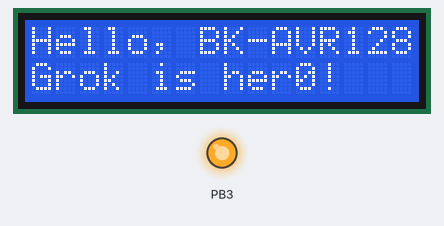
Recording of a program running on a simulated ATmega128, built with avr-gcc and emulated at 8 MHz. On the bench: 16×2 character LCD, output pins drawn as LEDs (lit = HIGH). Wiring (inferred from the signals the program sends): character LCD (HD44780): RS PC0; R/W PC1; E PC2; data PB4, PB5, PB6, PB7. Pins used as bus, display or sensor lines are not drawn.

Above: at 0.1 s.
At 9.6 s:
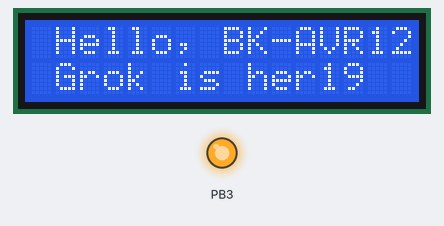
At 19.6 s:
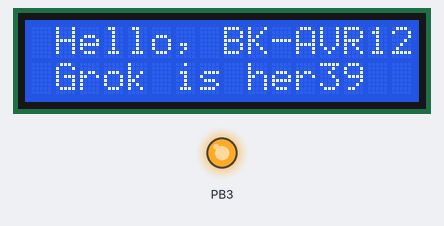
At 39.2 s:
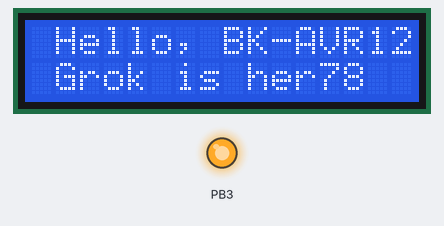
Timing chart, 0 to 40.0 s (numbered marks = the images above):
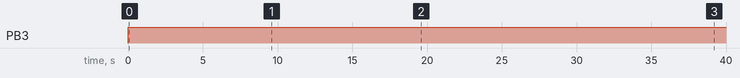

The program:

main.c
```c
#include "../lib/lcd.h"

int main(void) {
    // Initialize LCD in 4-bit mode
    LcdInit(LCD_MODE_4BIT);
    LcdStart(2, 16);  // 16x2 LCD

    // Display a welcome message
    LcdPrint("Hello, BK-AVR128!");
    LcdSetCursor(1, 0);
    LcdPrint("Grok is here!");

    // Enable backlight and show a counter
    LcdEnableBacklight();
    uint16_t counter = 0;

    while (1) {
        LcdSetCursor(1, 11);
        LcdPrintInt(counter++);
        _delay_ms(500);

        // Shift display for fun
        if (counter % 10 == 0) {
            LcdMoveLeft();
        } else if (counter % 5 == 0) {
            LcdMoveRight();
        }
    }

    return 0;
}
```

74hc573.c
```c
/**
 * @file 74hc573.c
 * @author Florin (enhanced by Grok)
 * @brief Implementation of 74HC573 latch control functions.
 */

 #include "74hc573.h"
 #include <avr/io.h>

 void LatchInit(void) {
     LATCH_DDR |= (1 << LATCH_OUT1) | (1 << LATCH_OUT2) | (1 << LATCH_OUT3); // Outputs
     LATCH_PORT &= ~((1 << LATCH_OUT1) | (1 << LATCH_OUT2) | (1 << LATCH_OUT3)); // All LOW initially
 }

 void LatchSegments_On(void) {
     LATCH_PORT |= (1 << LATCH_OUT1);
 }

 void LatchSegments_Off(void) {
     LATCH_PORT &= ~(1 << LATCH_OUT1);
 }

 void LatchDigits_On(void) {
     LATCH_PORT |= (1 << LATCH_OUT2);
 }

 void LatchDigits_Off(void) {
     LATCH_PORT &= ~(1 << LATCH_OUT2);
 }

 void LatchLeds_On(void) {
     LATCH_PORT |= (1 << LATCH_OUT3);
 }

 void LatchLeds_Off(void) {
     LATCH_PORT &= ~(1 << LATCH_OUT3);
 }
```

74hc573.h
```c
/**
 * @file 74hc573.h
 * @author Florin (enhanced by Grok)
 * @brief Library for controlling the 74HC573 latch on the BK-AVR128 board.
 * @details Manages three latch outputs (PF1, PF2, PF3) for segments, digits, and LEDs.
 */

 #ifndef HC573_H
 #define HC573_H

 #include <avr/io.h>

 // Latch Pin Definitions
 #define LATCH_DDR   DDRF    ///< Data Direction Register for latch
 #define LATCH_PORT  PORTF   ///< Output Port for latch
 #define LATCH_OUT1  PF1     ///< Latch output 1 (segments)
 #define LATCH_OUT2  PF2     ///< Latch output 2 (digits)
 #define LATCH_OUT3  PF3     ///< Latch output 3 (LEDs)

 /**
  * @brief Initialize the 74HC573 latch.
  * @note Configures PF1, PF2, PF3 as outputs.
  */
 void LatchInit(void);

 /**
  * @brief Enable the segments latch.
  * @note Sets PF1 HIGH to latch segment data.
  */
 void LatchSegments_On(void);

 /**
  * @brief Disable the segments latch.
  * @note Sets PF1 LOW.
  */
 void LatchSegments_Off(void);

 /**
  * @brief Enable the digits latch.
  * @note Sets PF2 HIGH to latch digit selection.
  */
 void LatchDigits_On(void);

 /**
  * @brief Disable the digits latch.
  * @note Sets PF2 LOW.
  */
 void LatchDigits_Off(void);

 /**
  * @brief Enable the LEDs latch.
  * @note Sets PF3 HIGH to latch LED states.
  */
 void LatchLeds_On(void);

 /**
  * @brief Disable the LEDs latch.
  * @note Sets PF3 LOW.
  */
 void LatchLeds_Off(void);

 #endif // HC573_H
```

i2c_lcd.c
```c
#include "i2c_lcd.h"

// LCD command constants (for HD44780 via PCF8574)
#define LCD_CMD_CLEAR       0x01
#define LCD_CMD_HOME        0x02
#define LCD_CMD_ENTRY_MODE  0x06
#define LCD_CMD_DISPLAY_ON  0x0C
#define LCD_CMD_FUNCTION_SET 0x28  // 4-bit, 2 lines, 5x8 font
#define LCD_BACKLIGHT_ON    0x08
#define LCD_BACKLIGHT_OFF   0x00
#define LCD_EN              0x04
#define LCD_RS              0x01

// Global variables
static uint8_t lcd_address;    // I2C address of the LCD
static uint8_t lcd_backlight;  // Backlight state
static uint8_t lcd_rows;       // Number of rows
static uint8_t lcd_cols;       // Number of columns

// Low-level I2C functions
static void i2c_init(void) {
    // Set SCL and SDA as outputs
    DDRD |= (1 << I2C_SCL_PIN) | (1 << I2C_SDA_PIN);
    // Set I2C frequency: TWBR = ((F_CPU / I2C_SPEED) - 16) / 2
    TWBR = ((F_CPU / I2C_SPEED) - 16) / 2;
    TWSR = 0;  // Prescaler = 1
}

static void i2c_start(void) {
    TWCR = (1 << TWINT) | (1 << TWSTA) | (1 << TWEN);
    while (!(TWCR & (1 << TWINT)));
}

static void i2c_stop(void) {
    TWCR = (1 << TWINT) | (1 << TWSTO) | (1 << TWEN);
    while (TWCR & (1 << TWSTO));
}

static void i2c_write(uint8_t data) {
    TWDR = data;
    TWCR = (1 << TWINT) | (1 << TWEN);
    while (!(TWCR & (1 << TWINT)));
}

// Send a byte to the LCD (4-bit mode via PCF8574)
static void lcd_write_byte(uint8_t data, uint8_t rs) {
    uint8_t data_high = (data & 0xF0) | (rs ? LCD_RS : 0) | lcd_backlight;
    uint8_t data_low = ((data << 4) & 0xF0) | (rs ? LCD_RS : 0) | lcd_backlight;

    i2c_start();
    i2c_write(lcd_address << 1);
    i2c_write(data_high | LCD_EN);  // Enable high
    _delay_us(1);
    i2c_write(data_high);           // Enable low
    i2c_write(data_low | LCD_EN);   // Enable high
    _delay_us(1);
    i2c_write(data_low);            // Enable low
    i2c_stop();
    _delay_us(50);  // Wait for LCD to process
}

// Send command to LCD
static void lcd_command(uint8_t cmd) {
    lcd_write_byte(cmd, 0);
}

// Send data to LCD
static void lcd_data(uint8_t data) {
    lcd_write_byte(data, 1);
}

/**
 * @brief Initializes the I2C module for LCD communication.
 * @param address The 7-bit I2C address of the LCD (e.g., 0x27 for PCF8574).
 */
void I2C_LcdInit(uint8_t address) {
    lcd_address = address;
    lcd_backlight = LCD_BACKLIGHT_ON;
    i2c_init();
    _delay_ms(50);  // Wait for LCD to power up
}

/**
 * @brief Starts the LCD with the specified dimensions.
 * @param rows Number of rows (e.g., 2 for a 16x2 LCD).
 * @param columns Number of columns (e.g., 16 for a 16x2 LCD).
 */
void I2C_LcdStart(uint8_t rows, uint8_t columns) {
    lcd_rows = rows;
    lcd_cols = columns;

    // Initialization sequence for HD44780 in 4-bit mode
    _delay_ms(15);
    lcd_command(0x03);
    _delay_ms(5);
    lcd_command(0x03);
    _delay_us(100);
    lcd_command(0x03);
    lcd_command(0x02);  // Set 4-bit mode
    lcd_command(LCD_CMD_FUNCTION_SET);
    lcd_command(LCD_CMD_DISPLAY_ON);
    lcd_command(LCD_CMD_ENTRY_MODE);
    I2C_LcdClear();
}

/**
 * @brief Clears the LCD screen.
 */
void I2C_LcdClear(void) {
    lcd_command(LCD_CMD_CLEAR);
    _delay_ms(2);  // Clear command takes longer
}

/**
 * @brief Sets the cursor position on the LCD.
 * @param row Row number (0-based).
 * @param column Column number (0-based).
 */
void I2C_LcdSetCursor(uint8_t row, uint8_t column) {
    if (row >= lcd_rows || column >= lcd_cols) return;
    uint8_t address = (row == 0) ? 0x00 : 0x40;
    if (row == 1 && lcd_rows > 2) address = 0x14;
    if (row == 2 && lcd_rows > 3) address = 0x54;
    lcd_command(0x80 | (address + column));
}

/**
 * @brief Moves the cursor to the home position (0,0).
 */
void I2C_LcdHome(void) {
    lcd_command(LCD_CMD_HOME);
    _delay_ms(2);  // Home command takes longer
}

/**
 * @brief Prints a string to the LCD at the current cursor position.
 * @param text Pointer to a null-terminated string to display.
 */
void I2C_LcdPrint(const char *text) {
    while (*text) {
        lcd_data(*text++);
    }
}

/**
 * @brief Shifts the entire display one position to the left.
 */
void I2C_LcdMoveLeft(void) {
    lcd_command(0x18);
}

/**
 * @brief Shifts the entire display one position to the right.
 */
void I2C_LcdMoveRight(void) {
    lcd_command(0x1C);
}

/**
 * @brief Enables the LCD backlight.
 */
void I2C_LcdEnableBacklight(void) {
    lcd_backlight = LCD_BACKLIGHT_ON;
    lcd_command(0x00);  // Dummy command to update backlight
}

/**
 * @brief Disables the LCD backlight.
 */
void I2C_LcdDisableBacklight(void) {
    lcd_backlight = LCD_BACKLIGHT_OFF;
    lcd_command(0x00);  // Dummy command to update backlight
}

/**
 * @brief Converts an integer to a string and prints it on the LCD.
 * @param value The integer value to convert and display.
 */
void I2C_LcdPrintInt(int32_t value) {
    char buffer[12];  // Enough for -2147483648 + null
    int8_t i = 0;

    if (value == 0) {
        lcd_data('0');
        return;
    }

    if (value < 0) {
        lcd_data('-');
        value = -value;
    }

    while (value > 0) {
        buffer[i++] = (value % 10) + '0';
        value /= 10;
    }

    while (i > 0) {
        lcd_data(buffer[--i]);
    }
}
```

i2c_lcd.h
```c
#ifndef I2C_LCD_H
#define I2C_LCD_H

#include <avr/io.h>
#include <util/delay.h>
#include <stdint.h>
#include <stdbool.h>

// I2C configuration for BK-AVR128 (ATmega128)
#define I2C_SCL_PORT PORTD
#define I2C_SDA_PORT PORTD
#define I2C_SCL_PIN PD0
#define I2C_SDA_PIN PD1
#define I2C_SPEED 100000UL  // 100 kHz I2C speed
#define F_CPU 8000000UL     // 8 MHz clock from BK-AVR128

/**
 * @brief Initializes the I2C module for LCD communication.
 * @param address The 7-bit I2C address of the LCD (e.g., 0x27 for PCF8574).
 */
void I2C_LcdInit(uint8_t address);

/**
 * @brief Starts the LCD with the specified dimensions.
 * @param rows Number of rows (e.g., 2 for a 16x2 LCD).
 * @param columns Number of columns (e.g., 16 for a 16x2 LCD).
 */
void I2C_LcdStart(uint8_t rows, uint8_t columns);

/**
 * @brief Clears the LCD screen.
 */
void I2C_LcdClear(void);

/**
 * @brief Sets the cursor position on the LCD.
 * @param row Row number (0-based).
 * @param column Column number (0-based).
 */
void I2C_LcdSetCursor(uint8_t row, uint8_t column);

/**
 * @brief Moves the cursor to the home position (0,0).
 */
void I2C_LcdHome(void);

/**
 * @brief Prints a string to the LCD at the current cursor position.
 * @param text Pointer to a null-terminated string to display.
 */
void I2C_LcdPrint(const char *text);

/**
 * @brief Shifts the entire display one position to the left.
 */
void I2C_LcdMoveLeft(void);

/**
 * @brief Shifts the entire display one position to the right.
 */
void I2C_LcdMoveRight(void);

/**
 * @brief Enables the LCD backlight.
 */
void I2C_LcdEnableBacklight(void);

/**
 * @brief Disables the LCD backlight.
 */
void I2C_LcdDisableBacklight(void);

/**
 * @brief Converts an integer to a string and prints it on the LCD.
 * @param value The integer value to convert and display.
 */
void I2C_LcdPrintInt(int32_t value);

#endif // I2C_LCD_H
```

lcd.c
```c
#include "lcd.h"

// LCD command constants (for HD44780)
#define LCD_CMD_CLEAR       0x01
#define LCD_CMD_HOME        0x02
#define LCD_CMD_ENTRY_MODE  0x06
#define LCD_CMD_DISPLAY_ON  0x0C
#define LCD_CMD_FUNCTION_4BIT 0x28  // 4-bit, 2 lines, 5x8 font
#define LCD_CMD_FUNCTION_8BIT 0x38  // 8-bit, 2 lines, 5x8 font

// Global variables
static LcdMode_t lcd_mode;     // Current operating mode
static uint8_t lcd_rows;       // Number of rows
static uint8_t lcd_cols;       // Number of columns
static bool lcd_backlight;     // Backlight state (assuming PB3 as example)

// Low-level LCD functions
static void lcd_pulse_enable(void) {
    LCD_CTRL_PORT |= (1 << LCD_EN);
    _delay_us(1);
    LCD_CTRL_PORT &= ~(1 << LCD_EN);
    _delay_us(50);  // Wait for LCD to process
}

static void lcd_write(uint8_t data, uint8_t rs) {
    // Set RS (0 for command, 1 for data)
    if (rs) LCD_CTRL_PORT |= (1 << LCD_RS);
    else LCD_CTRL_PORT &= ~(1 << LCD_RS);

    // Set RW to write (0)
    LCD_CTRL_PORT &= ~(1 << LCD_RW);

    if (lcd_mode == LCD_MODE_8BIT) {
        LCD_DATA_PORT = data;
        lcd_pulse_enable();
    } else {  // 4-bit mode
        LCD_DATA_PORT = (LCD_DATA_PORT & 0x0F) | (data & 0xF0);
        lcd_pulse_enable();
        LCD_DATA_PORT = (LCD_DATA_PORT & 0x0F) | ((data << 4) & 0xF0);
        lcd_pulse_enable();
    }
}

// Send command to LCD
static void lcd_command(uint8_t cmd) {
    lcd_write(cmd, 0);
    if (cmd == LCD_CMD_CLEAR || cmd == LCD_CMD_HOME) _delay_ms(2);  // Longer delay
}

// Send data to LCD
static void lcd_data(uint8_t data) {
    lcd_write(data, 1);
}

/**
 * @brief Initializes the LCD with the specified mode.
 * @param mode LCD operating mode (LCD_MODE_4BIT or LCD_MODE_8BIT).
 */
void LcdInit(LcdMode_t mode) {
    lcd_mode = mode;
    lcd_backlight = true;  // Assume backlight on by default

    // Set control pins as outputs
    LCD_CTRL_DDR |= (1 << LCD_RS) | (1 << LCD_RW) | (1 << LCD_EN);
    // Set data pins as outputs (PB0-PB7 for 8-bit, PB4-PB7 for 4-bit)
    LCD_DATA_DDR |= (mode == LCD_MODE_8BIT) ? 0xFF : 0xF0;

    // Backlight pin (example: PB3)
    DDRB |= (1 << PB3);
    PORTB |= (1 << PB3);  // Backlight on

    _delay_ms(50);  // Wait for LCD to power up
}

/**
 * @brief Starts the LCD with the specified dimensions.
 * @param rows Number of rows (e.g., 2 for a 16x2 LCD).
 * @param columns Number of columns (e.g., 16 for a 16x2 LCD).
 */
void LcdStart(uint8_t rows, uint8_t columns) {
    lcd_rows = rows;
    lcd_cols = columns;

    // Initialization sequence for HD44780
    _delay_ms(15);
    if (lcd_mode == LCD_MODE_8BIT) {
        lcd_command(0x30);  // 8-bit mode init
        _delay_ms(5);
        lcd_command(0x30);
        _delay_us(100);
        lcd_command(0x30);
        lcd_command(LCD_CMD_FUNCTION_8BIT);
    } else {  // 4-bit mode
        lcd_command(0x03);
        _delay_ms(5);
        lcd_command(0x03);
        _delay_us(100);
        lcd_command(0x02);  // Set 4-bit mode
        lcd_command(LCD_CMD_FUNCTION_4BIT);
    }
    lcd_command(LCD_CMD_DISPLAY_ON);
    lcd_command(LCD_CMD_ENTRY_MODE);
    LcdClear();
}

/**
 * @brief Clears the LCD screen.
 */
void LcdClear(void) {
    lcd_command(LCD_CMD_CLEAR);
}

/**
 * @brief Sets the cursor position on the LCD.
 * @param row Row number (0-based).
 * @param column Column number (0-based).
 */
void LcdSetCursor(uint8_t row, uint8_t column) {
    if (row >= lcd_rows || column >= lcd_cols) return;
    uint8_t address = (row == 0) ? 0x00 : 0x40;
    if (row == 1 && lcd_rows > 2) address = 0x14;
    if (row == 2 && lcd_rows > 3) address = 0x54;
    lcd_command(0x80 | (address + column));
}

/**
 * @brief Moves the cursor to the home position (0,0).
 */
void LcdHome(void) {
    lcd_command(LCD_CMD_HOME);
}

/**
 * @brief Prints a string to the LCD at the current cursor position.
 * @param text Pointer to a null-terminated string to display.
 */
void LcdPrint(const char *text) {
    while (*text) {
        lcd_data(*text++);
    }
}

/**
 * @brief Shifts the entire display one position to the left.
 */
void LcdMoveLeft(void) {
    lcd_command(0x18);
}

/**
 * @brief Shifts the entire display one position to the right.
 */
void LcdMoveRight(void) {
    lcd_command(0x1C);
}

/**
 * @brief Enables the LCD backlight (if connected to PB3).
 */
void LcdEnableBacklight(void) {
    lcd_backlight = true;
    PORTB |= (1 << PB3);
}

/**
 * @brief Disables the LCD backlight (if connected to PB3).
 */
void LcdDisableBacklight(void) {
    lcd_backlight = false;
    PORTB &= ~(1 << PB3);
}

/**
 * @brief Converts an integer to a string and prints it on the LCD.
 * @param value The integer value to convert and display.
 */
void LcdPrintInt(int32_t value) {
    char buffer[12];  // Enough for -2147483648 + null
    int8_t i = 0;

    if (value == 0) {
        lcd_data('0');
        return;
    }

    if (value < 0) {
        lcd_data('-');
        value = -value;
    }

    while (value > 0) {
        buffer[i++] = (value % 10) + '0';
        value /= 10;
    }

    while (i > 0) {
        lcd_data(buffer[--i]);
    }
}
```

lcd.h
```c
#ifndef LCD_H
#define LCD_H

#include <avr/io.h>
#include <util/delay.h>
#include <stdint.h>
#include <stdbool.h>

// LCD pin configuration for BK-AVR128 (example pins, adjustable)
#define LCD_DATA_PORT PORTB    // Data lines (4 or 8 bits)
#define LCD_DATA_DDR  DDRB
#define LCD_DATA_PIN  PINB
#define LCD_CTRL_PORT PORTC    // Control lines (RS, RW, EN)
#define LCD_CTRL_DDR  DDRC
#define LCD_RS        PC0      // Register Select
#define LCD_RW        PC1      // Read/Write
#define LCD_EN        PC2      // Enable

// LCD mode options
typedef enum {
    LCD_MODE_4BIT = 0,  ///< 4-bit mode
    LCD_MODE_8BIT = 1   ///< 8-bit mode
} LcdMode_t;

/**
 * @brief Initializes the LCD with the specified mode.
 * @param mode LCD operating mode (LCD_MODE_4BIT or LCD_MODE_8BIT).
 */
void LcdInit(LcdMode_t mode);

/**
 * @brief Starts the LCD with the specified dimensions.
 * @param rows Number of rows (e.g., 2 for a 16x2 LCD).
 * @param columns Number of columns (e.g., 16 for a 16x2 LCD).
 */
void LcdStart(uint8_t rows, uint8_t columns);

/**
 * @brief Clears the LCD screen.
 */
void LcdClear(void);

/**
 * @brief Sets the cursor position on the LCD.
 * @param row Row number (0-based).
 * @param column Column number (0-based).
 */
void LcdSetCursor(uint8_t row, uint8_t column);

/**
 * @brief Moves the cursor to the home position (0,0).
 */
void LcdHome(void);

/**
 * @brief Prints a string to the LCD at the current cursor position.
 * @param text Pointer to a null-terminated string to display.
 */
void LcdPrint(const char *text);

/**
 * @brief Shifts the entire display one position to the left.
 */
void LcdMoveLeft(void);

/**
 * @brief Shifts the entire display one position to the right.
 */
void LcdMoveRight(void);

/**
 * @brief Enables the LCD backlight (if connected to a pin).
 */
void LcdEnableBacklight(void);

/**
 * @brief Disables the LCD backlight (if connected to a pin).
 */
void LcdDisableBacklight(void);

/**
 * @brief Converts an integer to a string and prints it on the LCD.
 * @param value The integer value to convert and display.
 */
void LcdPrintInt(int32_t value);

#endif // LCD_H
```

Measured:
- by itself, PB3: LOW → HIGH at 0.00 s
- what the display in image 0 shows lasts 0.5 s, from 0.1 s to 0.6 s
